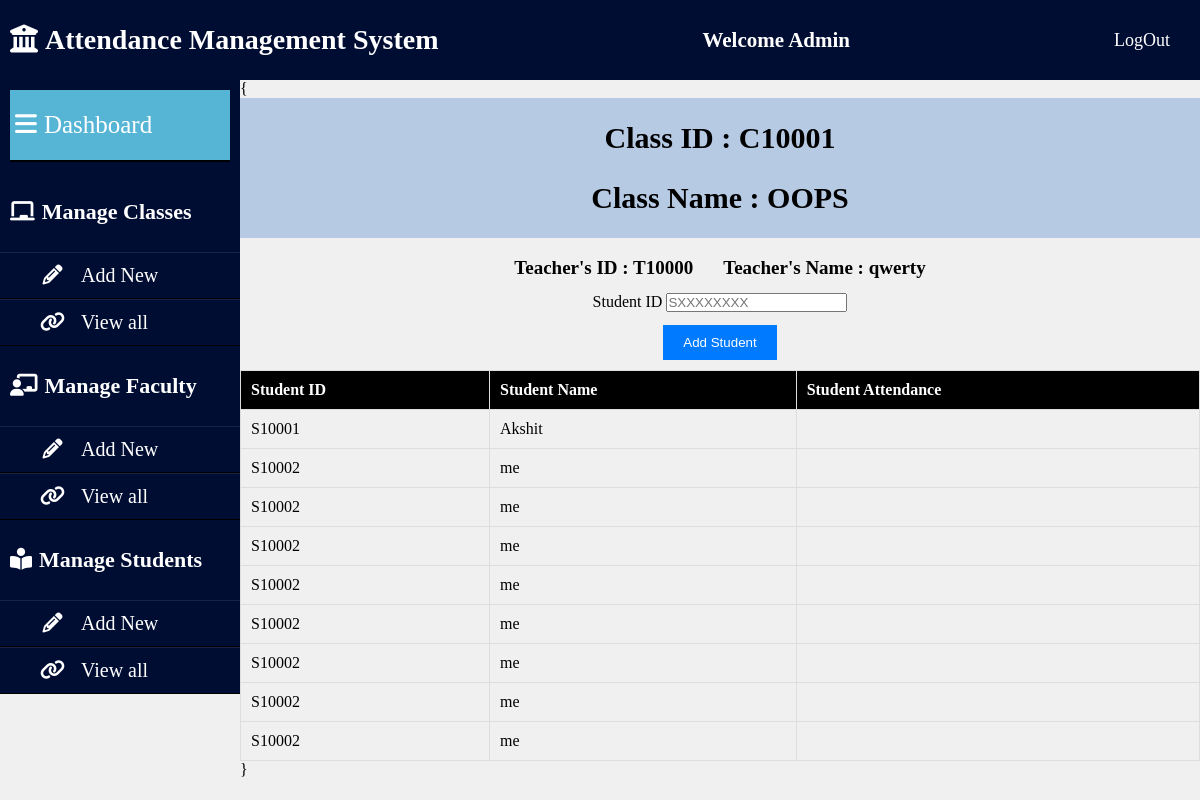
Page /class_mgmt/?subject_id=C10001 on the earlier database version.
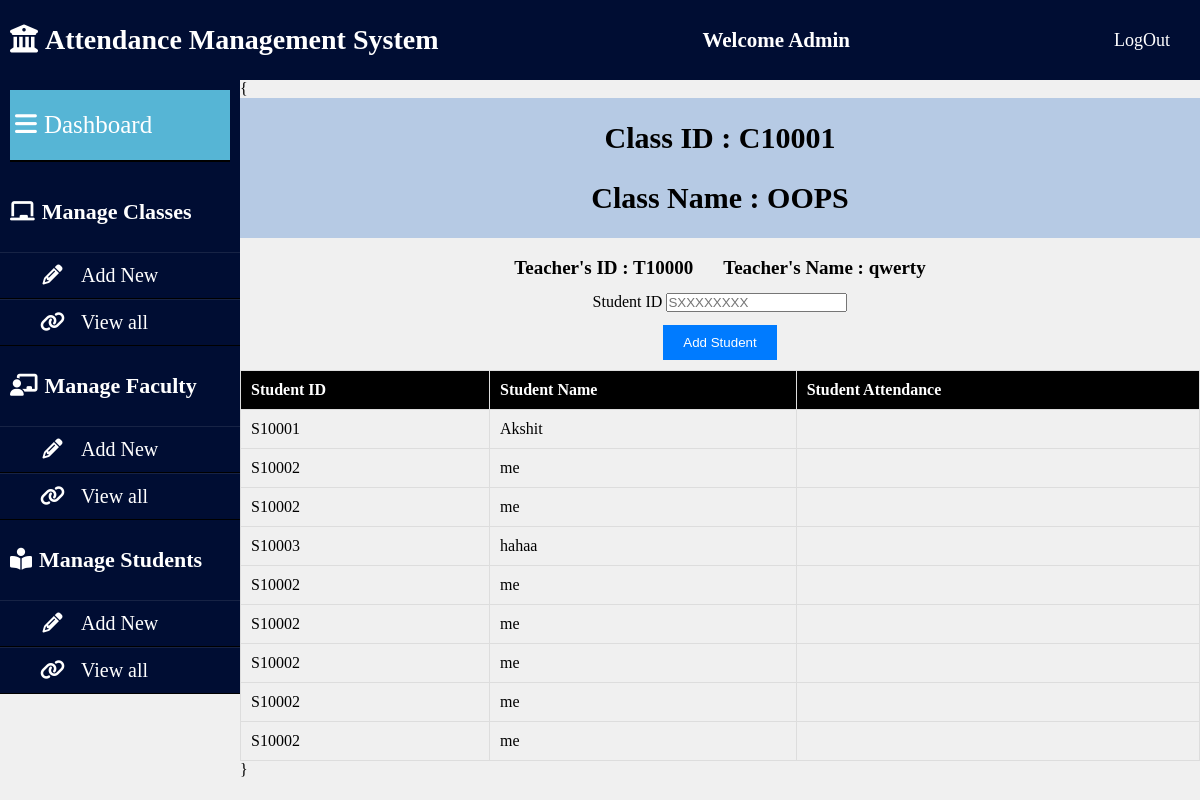
Same page on the later database version.
### AMS_APP/models.py (models this page shows, shortened)
class Student(models.Model):
    student_id=models.CharField(max_length=15)
    student_name=models.CharField(max_length=30)
    email_id=models.CharField(max_length=30)
    password=models.CharField(max_length=30)
    class1=models.CharField(max_length=20,default='')
    class1_att=models.CharField(max_length=100,default='')
    class2=models.CharField(max_length=20,default='')
    class2_att=models.CharField(max_length=100,default='')
    class3=models.CharField(max_length=20,default='')
    class3_att=models.CharField(max_length=100,default='')
    class4=models.CharField(max_length=20,default='')
    class4_att=models.CharField(max_length=100,default='')
    class5=models.CharField(max_length=20,default='')
    class5_att=models.CharField(max_length=100,default='')
    class6=models.CharField(max_length=20,default='')
    class6_att=models.CharField(max_length=100,default='')
    class7=models.CharField(max_length=20,default='')
    class7_att=models.CharField(max_length=100,default='')
    class8=models.CharField(max_length=20,default='')
    class8_att=models.CharField(max_length=100,default='')

### AMS_APP/views.py (the view, shortened to what this page needs)
# urls.py: path('class_mgmt/', views.class_mgmt, name='class_mgmt/'),
def class_mgmt(request):
    subject_id = request.GET.get('subject_id')
    classs=list(Subject.objects.filter(subject_id=subject_id))[0]
    class_name=classs.subject_name
    teacher_id=classs.teacher_id
    teacher_name=Teacher.objects.filter(teacher_id=teacher_id)[0].teacher_name
    student_list=list(Student.objects.filter(class1=subject_id))+list(Student.objects.filter(class2=subject_id))+list(Student.objects.filter(class3=subject_id))+list(Student.objects.filter(class4=subject_id))+list(Student.objects.filter(class5=subject_id))+list(Student.objects.filter(class6=subject_id))+list(Student.objects.filter(class7=subject_id))+list(Student.objects.filter(class8=subject_id))
    dic={'class_id':subject_id,'student_list':student_list,'class_name':class_name,'teacher_id':teacher_id,'teacher_name':teacher_name}
    return render(request, 'class_mgmt.html',dic)

### template/class_mgmt.html (shortened to what this page needs)
{% load static %}
<!DOCTYPE html>
<html lang="en">
<head>
    <link rel="stylesheet" href="{% static 'css/class_mgmt.css'%}">
    <link rel="stylesheet" href="https://cdnjs.cloudflare.com/ajax/libs/font-awesome/6.4.0/css/all.min.css">
    <link rel="stylesheet" href="assets/css/admindashboard.css">
</head>
<body>
    <header class="mainheader">
        <h1><i class="fas fa-university"></i>Attendance Management System</h1>
        <h2>Welcome Admin</h2>
        <a href="/logoutuser" class="btn">LogOut</a>
    </header>
    <aside>
        <header>
            <a href="AdminDashboard.html">
                <i class="fas fa-bars"></i>Dashboard
            </a>
        </header>
        <ul>
            <li><h4><i class="fas fa-chalkboard">  </i>Manage Classes</h4></li>
            <ul>
                <li><a href="/courseadd" target="content"><i class="fa fa-pencil fa-fw"></i>Add New</a></li>
                <li><a href="/viewclass" target="content"><i class="fa fa-link"></i>View all</a></li>
            </ul>
        </ul>
        <ul>
            <li><h4><i class="fas fa-chalkboard-teacher"></i>Manage Faculty</h4></li>
            <ul>
                <li><a href="/teacher"><i class="fa fa-pencil fa-fw"></i>Add New</a></li>
                <li><a href="/viewfaculty"><i class="fa fa-link"></i>View all</a></li>
            </ul>
        </ul>
        <ul>
            <li><h4><i class="fas fa-book-reader" aria-hidden="true"></i>Manage Students</h4></li>
            <ul>
                <li><a href="/addnewstudent"><i class="fa fa-pencil fa-fw"></i>Add New</a></li>
                <li><a href="/viewstudent"><i class="fa fa-link"></i>View all</a></li>
            </ul>
        </ul>
    </aside>
    <div class="content-container">
    {
            <header class="pageheader">
                <h1>Class ID : {{ class_id}}</h1>
                <h1>Class Name : {{ class_name}}</h1>
            </header>
                <div class="teacher-name">
                    <label for="teacherName">Teacher's ID : {{ teacher_id }}      </label>
                    <label for="teacherName">Teacher's Name : {{ teacher_name }}</label>
                </div>
            <main>
                <div class="add-student">
                    <form method="post" action="/class_mgmt/?subject_id={{ class_id }}">
                            <div class="form-group">
                                <label for="name">Student ID</label>
                                <input type="text" class="form-control" id="student_id" name="student_id" placeholder="SXXXXXXXX">
                            </div>
                            <button class="btn btn-primary" type="submit">Add Student</button>
                        </form>
                </div>
                <table>
                    <tr>
                        <th>Student ID</th>
                        <th>Student Name</th>
                        <th>Student Attendance</th>
                    </tr>
                    {% for q in student_list %}
                                  <tr>
                                    <td>{{q.student_id}}</td>
                                    <td>{{q.student_name}}</td>
                                    <td>{{q.student_attendance}}</td>
                                  </tr>
                                  {% endfor %}
                </table>
            </main>
        }
    </div>
</body>
</html>

Differences in the rows shown:
no longer on one of the page's lists (row edited): Student: student_id "S10002", student_name "me"
now on this page (row edited): Student: student_id "S10003", student_name "hahaa"
